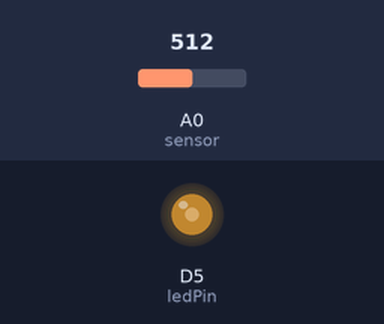
Recording of a sketch running on a simulated ESP8266 (NodeMCU). Shown: output pins drawn as LEDs (lit = HIGH). Inputs (shaded band) come from the test bench; at power-on: A0 (sensor) = 512. WiFi joins after 1.5 s; servers stay silent unless stated; what the sketch prints to the serial monitor is not drawn.

Above: at 2.7 s.
2.8 s: A0 (sensor) set to 716
At 4.4 s:
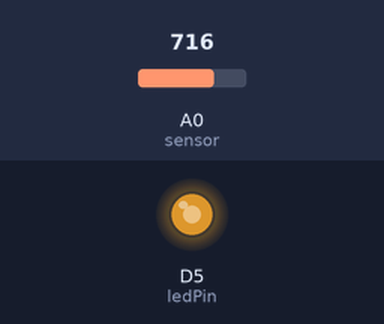
5.0 s: A0 (sensor) set to 1023
At 6.8 s:
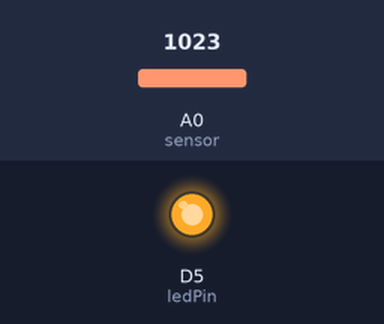
7.4 s: A0 (sensor) set to 511
At 10.2 s:
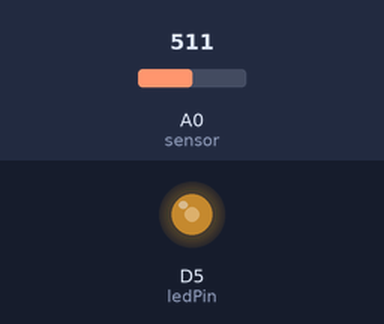
Timing chart, 0 to 11.7 s (numbered marks = the images above; inputs shaded):
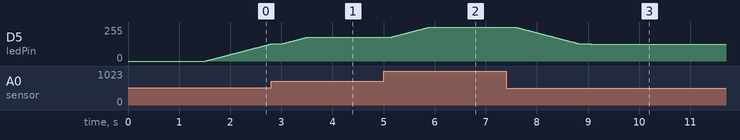

The sketch:

code.ino
```cpp
#include <ESP8266WiFi.h>

String apiKey = "2DP7D0HVS66UCT5N";     //  Enter your Write API key from ThingSpeak
WiFiClient client;
const char *ssid =  "Dechawu";     // replace with your wifi ssid and wpa2 key
const char *pass =  "thornin2018";
const char* server = "api.thingspeak.com";

int ledPin = D5;
int sensor = A0;
float x = 0;
void setup() {

  Serial.begin(9600);   // initialize serial communication at 9600 BPS
  delay(10);


  Serial.println("Connecting to ");
  Serial.println(ssid);


  WiFi.begin(ssid, pass);

  while (WiFi.status() != WL_CONNECTED)
  {
    delay(500);
    Serial.print(".");
  }
  Serial.println("");
  Serial.println("WiFi connected");

  pinMode(ledPin, OUTPUT);
}

void loop() {
  float temp = analogRead(sensor);
  float bright = temp / (1023/255);
if(temp<100){
bright =0;
    for (int i = x; x > bright; x--)
    { analogWrite(ledPin, x);
      delay(10);
    }

  x=0;

}
 else{
  if (x < bright) {
    for (int i = x; x < bright; x++)
    { analogWrite(ledPin, x);
      delay(10);
    }
  }
  if (x > bright) {
    for (int i = x; x > bright; x--)
    { analogWrite(ledPin, x);
      delay(10);
    }
  }
  else
    analogWrite(ledPin, x);

  x = bright;
 }
  float voltage = x * (5.0 / 255.0);
  if (isnan(temp))
  {
    Serial.println("Failed to read from LDR sensor!");
    return;
  }

  if (client.connect(server, 80))  //   "184.106.153.149" or api.thingspeak.com
  {

    String postStr = apiKey;
    postStr += "&field1=";
    postStr += String(temp);
    postStr += "&field2=";
    postStr += String(voltage);
    postStr += "\r\n\r\n";

    client.print("POST /update HTTP/1.1\n");
    client.print("Host: api.thingspeak.com\n");
    client.print("Connection: close\n");
    client.print("X-THINGSPEAKAPIKEY: " + apiKey + "\n");
    client.print("Content-Type: application/x-www-form-urlencoded\n");
    client.print("Content-Length: ");
    client.print(postStr.length());
    client.print("\n\n");
    client.print(postStr);

    Serial.print("Brightness: ");
    Serial.print(temp);
    Serial.print(" Voltage: ");
    Serial.print(voltage);
    Serial.println("v. Send to Thingspeak.");
  }
  client.stop();

  Serial.println("Waiting...");
}
```

Measured:
- after the input at 2.8 s, D5 (ledPin): moves from 128/255 to 179/255 over 0.50 s, starting after 0.21 s
- after the input at 5.0 s, D5 (ledPin): moves from 179/255 to 255/255 over 0.75 s, starting after 0.15 s
- after the input at 7.4 s, D5 (ledPin): moves from 255/255 to 127/255 over 1.5 s, starting after 0.18 s
